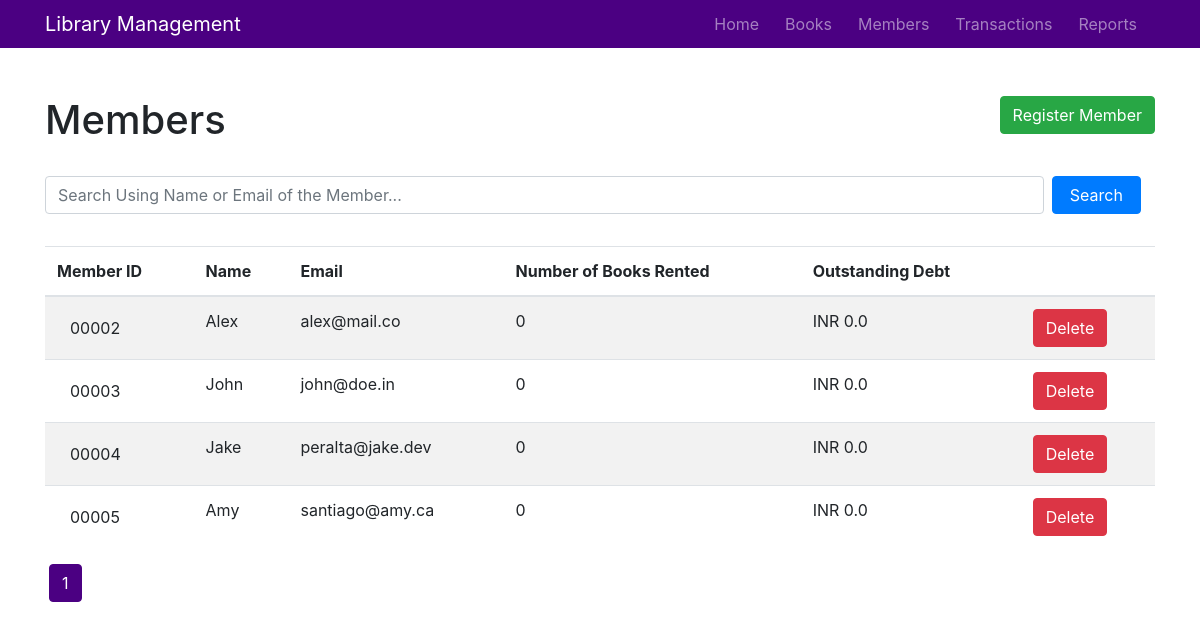
/members, run on the app's committed database.
### library_management/models.py (models this page shows, shortened)
class Member(db.Model):
    __tablename__ = 'member'
    member_id = db.Column(db.Integer, primary_key=True)
    name = db.Column(db.String(50), nullable=False)
    email = db.Column(db.String(150), nullable=False, unique=True)
    rented = db.Column(db.Integer, nullable=False, default=0)
    outstanding_dues = db.Column(db.Integer, nullable=False, default=0)
    total_paid = db.Column(db.Integer, nullable=False, default=0)
    transactions = db.relationship('Transaction', backref='member', lazy=True)

### library_management/members/routes.py (the view)
@members.route('/members')
def all_members():
    page = request.args.get('page', 1, type=int)
    members = Member.query.order_by(Member.member_id.asc()).paginate(page=page, per_page=20)
    return render_template("members.html", title="Members", members=members, data=members.items)

### library_management/templates/members.html (shortened to what this page needs)
{% extends "layout.html" %}
{% block content %}
    <br>
    <a class="btn btn-success float-right" href="{{ url_for('members.register_member') }}">Register Member</a>
    <h1>Members</h1>
    <br>
    <form class="form-inline" action="/members/search" method="POST">
        <input name="search" type="text" class="form-control mb-2 mr-sm-2 search" placeholder="Search Using Name or Email of the Member...">
        <button type="submit" class="btn btn-primary mb-2 search">Search</button>
    </form>
    <br>
    {% if data %}
        <table class="table table-hover table-striped">
            <thead>
                <tr>
                    <th>Member ID</th>
                    <th>Name</th>
                    <th>Email</th>
                    <th>Number of Books Rented</th>
                    <th>Outstanding Debt</th>
                    <th></th>
                </tr>
            </thead>
            <tbody>
                {% for member in data %}
                <tr>
                    <td><span class="btn pull-right">{{"{:05d}".format(member.member_id)}}</span></td>
                    <td>{{member.name}}</td>
                    <td>{{member.email}}</td>
                    <td>{{member.rented}}</td>
                    <td>{{"INR {:.1f}".format(member.outstanding_dues)}}</td>
                    <td>
                        <form action="/member/{{member.member_id}}/delete" method="POST" onsubmit="return confirm('Are you sure you want to delete this member?');">
                            <input type="submit" value="Delete" class="btn btn-danger">
                        </form>
                    </td>
                </tr>
                {% endfor %}
            </tbody>
        </table>
        {% if not title.startswith('Search') %}
            <div class="pagination">
                {% for page_num in members.iter_pages(left_edge=1, right_edge=1, left_current=2, right_current=3) %}
                    {% if page_num %}
                        {% if members.page==page_num %}
                            <a class="btn btn-danger mb-4" href="{{ url_for('members.all_members', page=page_num) }}">{{ page_num }}</a>
                        {% else %}
                            <a class="btn btn-outline-danger mb-4" href="{{ url_for('members.all_members', page=page_num) }}">{{ page_num }}</a>
                        {% endif %}
                    {% else %}
                        <p class="mt-3">...</p>
                    {% endif %}
                {% endfor %}
            </div>
        {% endif %}
    {% endif %}
{% endblock content %}

### library_management/static/main.css (style rules this page uses)
* { margin: 0; padding: 0; box-sizing: border-box; }
.pagination a { border-color: indigo; margin-right: 4px; margin-left: 4px; color: indigo; }
.pagination a.btn-danger { color: white; background-color: indigo; }
input.search { width: 90% !important; }
button.search { width: 8%; }

### data on the page
Member: member_id "00002", name "Alex", email "alex@mail.co", rented "0", outstanding_dues "INR 0.0"
Member: member_id "00003", name "John", email "john@doe.in", rented "0", outstanding_dues "INR 0.0"
Member: member_id "00004", name "Jake", email "peralta@jake.dev", rented "0", outstanding_dues "INR 0.0"
Member: member_id "00005", name "Amy", email "santiago@amy.ca", rented "0", outstanding_dues "INR 0.0"

### other printed values
{{ page_num }} "1"
